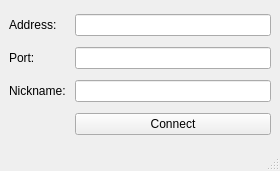
<?xml version="1.0" encoding="UTF-8"?>
<ui version="4.0">
 <class>initialWindow</class>
 <widget class="QMainWindow" name="initialWindow">
  <property name="geometry">
   <rect>
    <x>0</x>
    <y>0</y>
    <width>280</width>
    <height>171</height>
   </rect>
  </property>
  <property name="sizePolicy">
   <sizepolicy hsizetype="Fixed" vsizetype="Fixed">
    <horstretch>0</horstretch>
    <verstretch>0</verstretch>
   </sizepolicy>
  </property>
  <property name="minimumSize">
   <size>
    <width>280</width>
    <height>171</height>
   </size>
  </property>
  <property name="maximumSize">
   <size>
    <width>280</width>
    <height>171</height>
   </size>
  </property>
  <property name="windowTitle">
   <string>YASC Connect</string>
  </property>
  <widget class="QWidget" name="centralwidget">
   <layout class="QGridLayout" name="gridLayout">
    <item row="0" column="0">
     <widget class="QLabel" name="label">
      <property name="text">
       <string>Address: </string>
      </property>
     </widget>
    </item>
    <item row="0" column="1">
     <widget class="QLineEdit" name="lineEdit"/>
    </item>
    <item row="1" column="0">
     <widget class="QLabel" name="label_2">
      <property name="text">
       <string>Port: </string>
      </property>
     </widget>
    </item>
    <item row="1" column="1">
     <widget class="QLineEdit" name="lineEdit_2"/>
    </item>
    <item row="2" column="0">
     <widget class="QLabel" name="label_3">
      <property name="text">
       <string>Nickname: </string>
      </property>
     </widget>
    </item>
    <item row="2" column="1">
     <widget class="QLineEdit" name="lineEdit_3"/>
    </item>
    <item row="3" column="1">
     <widget class="QPushButton" name="pushButton">
      <property name="text">
       <string>Connect</string>
      </property>
     </widget>
    </item>
   </layout>
  </widget>
  <widget class="QMenuBar" name="menubar">
   <property name="geometry">
    <rect>
     <x>0</x>
     <y>0</y>
     <width>280</width>
     <height>18</height>
    </rect>
   </property>
  </widget>
  <widget class="QStatusBar" name="statusbar"/>
 </widget>
 <resources/>
 <connections/>
</ui>
